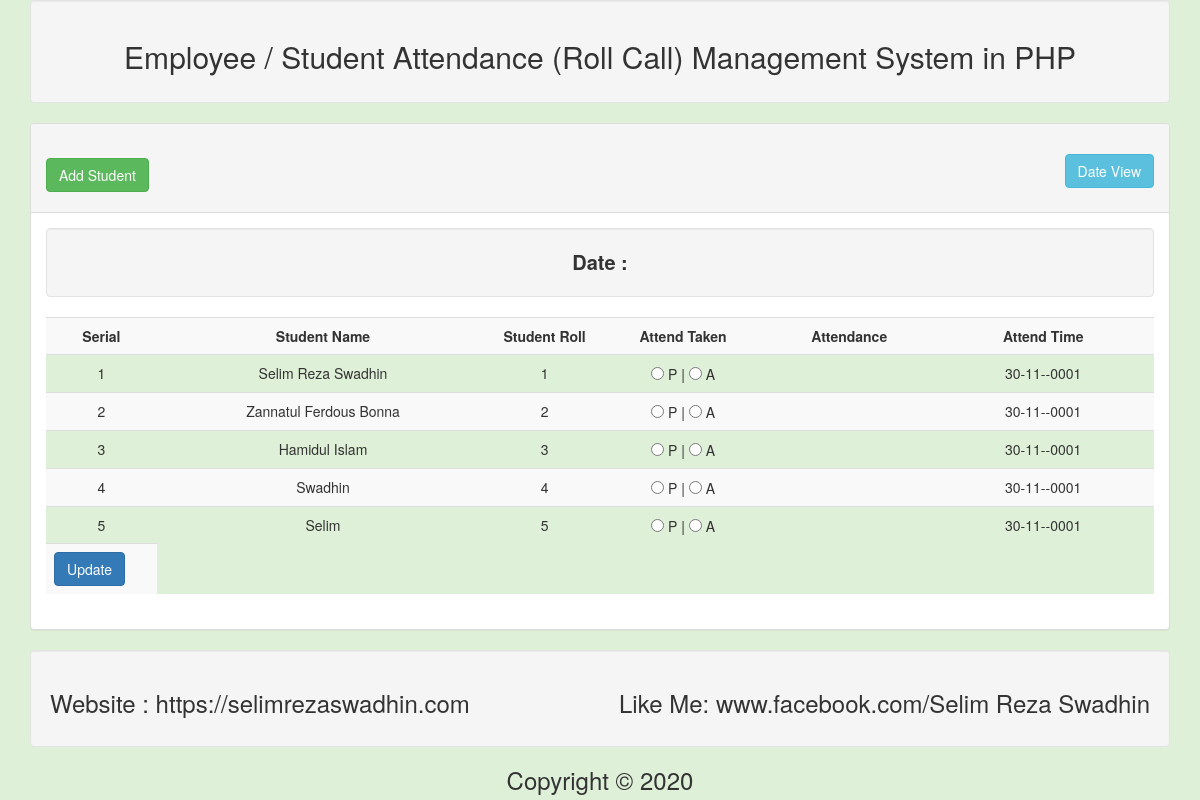
The page /student_view.php on the database its author committed.
### tables this page shows
CREATE TABLE IF NOT EXISTS `tbl_student` (
  `id` int(11) NOT NULL AUTO_INCREMENT COMMENT 'auto and primary',
  `name` varchar(255) NOT NULL,
  `roll` int(11) NOT NULL COMMENT 'roll is unique',
  PRIMARY KEY (`id`),
  UNIQUE KEY `roll` (`roll`)
);

CREATE TABLE IF NOT EXISTS `tbl_attendance` (
  `id` int(11) NOT NULL AUTO_INCREMENT,
  `roll` int(11) NOT NULL COMMENT 'roll here foreign key',
  `attend` varchar(255) NOT NULL,
  `attend_time` date NOT NULL,
  PRIMARY KEY (`id`)
);

### lib/Database.php (called while the page is built, shortened)
<?php
Class Database{
    public $host   = DB_HOST;
    public $user   = DB_USER;
    public $pass   = DB_PASS;
    public $dbname = DB_NAME;
    public $link;
    private function connectDB(){
        $this->link = new mysqli($this->host, $this->user, $this->pass, $this->dbname);
    }
    public function select($query){
        $result = $this->link->query($query) or die($this->link->error.__LINE__);
        if($result->num_rows > 0){
            return $result;
        } else {
            return false;
        }
    }
}

### lib/Student.php (called while the page is built, shortened)
<?php
$filepath = realpath(dirname(__FILE__));
include_once($filepath . '/Database.php');
?>
<?php
class Student
{
    private $db;
    public function __construct()
    {
        $this->db = new Database();
    }
    public function getAllData($get_date)
    {
        $query = "select tbl_student.name, tbl_attendance.*
                  from tbl_student
                  inner join tbl_attendance
                  on
                  tbl_student.roll = tbl_attendance.roll
                  where attend_time = '$get_date'
                  ";
        $getdata = $this->db->select($query);
        return $getdata;
    }
}

### student_view.php (the view, shortened to what this page needs)
<?php
require_once 'inc/header.php';
require_once 'lib/Database.php';
require_once 'lib/Student.php';
?>
<?php
$stu = new Student();
$get_date = $_GET['dt'];
?>
<div class="panel panel-default">
    <div class="panel-heading">
        <h2>
            <a class="btn btn-success" href="add.php">Add Student</a>
            <a class="btn btn-info pull-right" href="date_view.php">Date View</a>
        </h2>
    </div>
    <div class="panel-body">
        <div class="well text-center" style="font-size: 20px;">
            <strong>Date : </strong><?= $get_date; ?>
        </div>
        <form action="" method="post">
            <table class="table table-striped bg-success">
                <tr>
                    <th class="text-center" width="10%">Serial</th>
                    <th class="text-center" width="30%">Student Name</th>
                    <th class="text-center" width="10%">Student Roll</th>
                    <th class="text-center" width="15%">Attend Taken</th>
                    <th class="text-center" width="15%">Attendance</th>
                    <th class="text-center" width="20%">Attend Time</th>
                </tr>
                <?php
                $get_date = $_GET['dt'];
                $get_student = $stu->getAllData($get_date);
                if ($get_student){
                    $i = 0;
                    while ($value = $get_student->fetch_assoc()){
                        $i++;?>
                        <tr class="text-center">
                            <td><?= $i; ?></td>
                            <td><?= ucwords($value['name']); ?></td>
                            <td><?= $value['roll']; ?></td>
                            <td>
                                <input type="radio" name="attend[<?= $value['roll']; ?>]" value="present" <?php if($value['attend'] == 'present'){echo 'checked';}?> > P |
                                <input type="radio" name="attend[<?= $value['roll']; ?>]" value="absent" <?php if($value['attend'] == 'absent'){echo 'checked';}?>> A
                            </td>
                            <td><?= $value['attend']; ?></td>
                            <td><?= date('d-m-Y', strtotime($value['attend_time'])); ?></td>
                        </tr>
                    <?php }} ?>
                <tr>
                    <td colspan="">
                        <input class="btn btn-primary" type="submit" name="submit" value="Update">
                    </td>
                </tr>
            </table>
        </form>
    </div>
</div>
<?php require_once 'inc/footer.php';

### rows shown on the page
tbl_student: name "Selim Reza Swadhin", tbl_attendance.roll "1", tbl_attendance.attend_time "30-11--0001"
tbl_student: name "Zannatul Ferdous Bonna", tbl_attendance.roll "2", tbl_attendance.attend_time "30-11--0001"
tbl_student: name "Hamidul Islam", tbl_attendance.roll "3", tbl_attendance.attend_time "30-11--0001"
tbl_student: name "Swadhin", tbl_attendance.roll "4", tbl_attendance.attend_time "30-11--0001"
tbl_student: name "Selim", tbl_attendance.roll "5", tbl_attendance.attend_time "30-11--0001"
